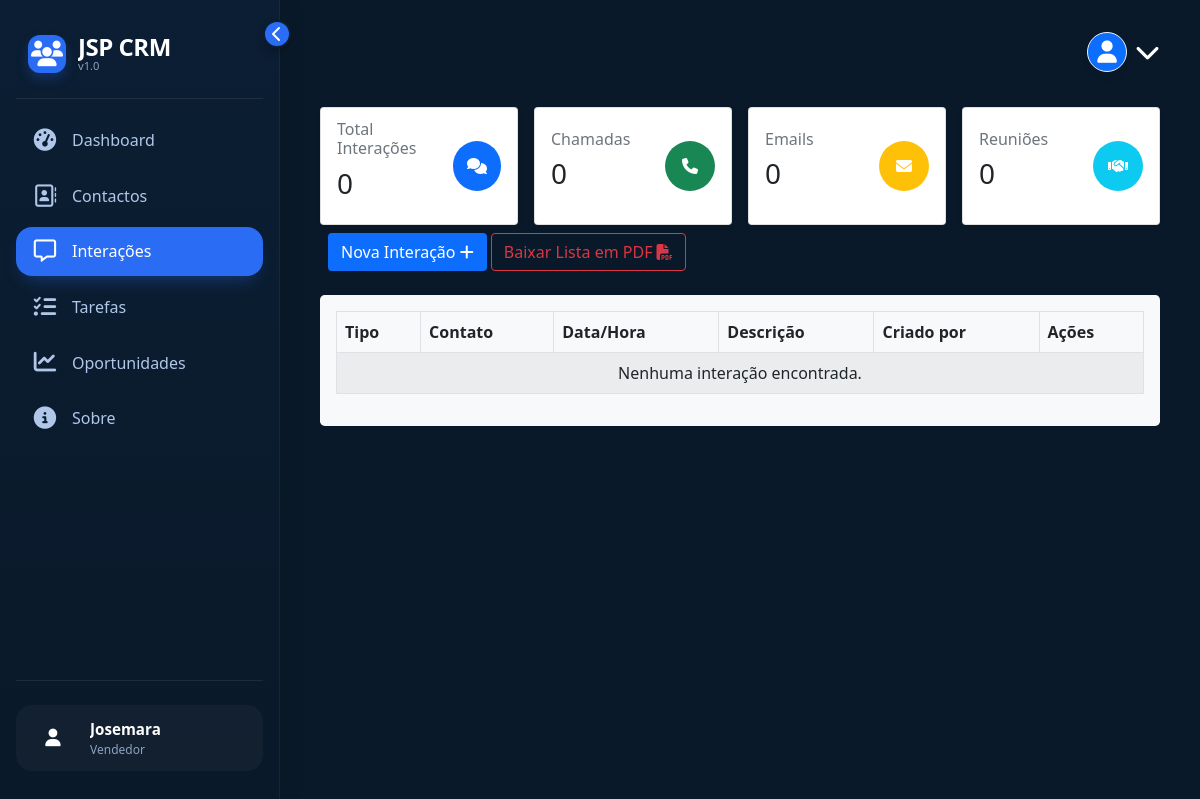
/pt/interactions/list/ (signed in), run on an earlier commit of the app's database.
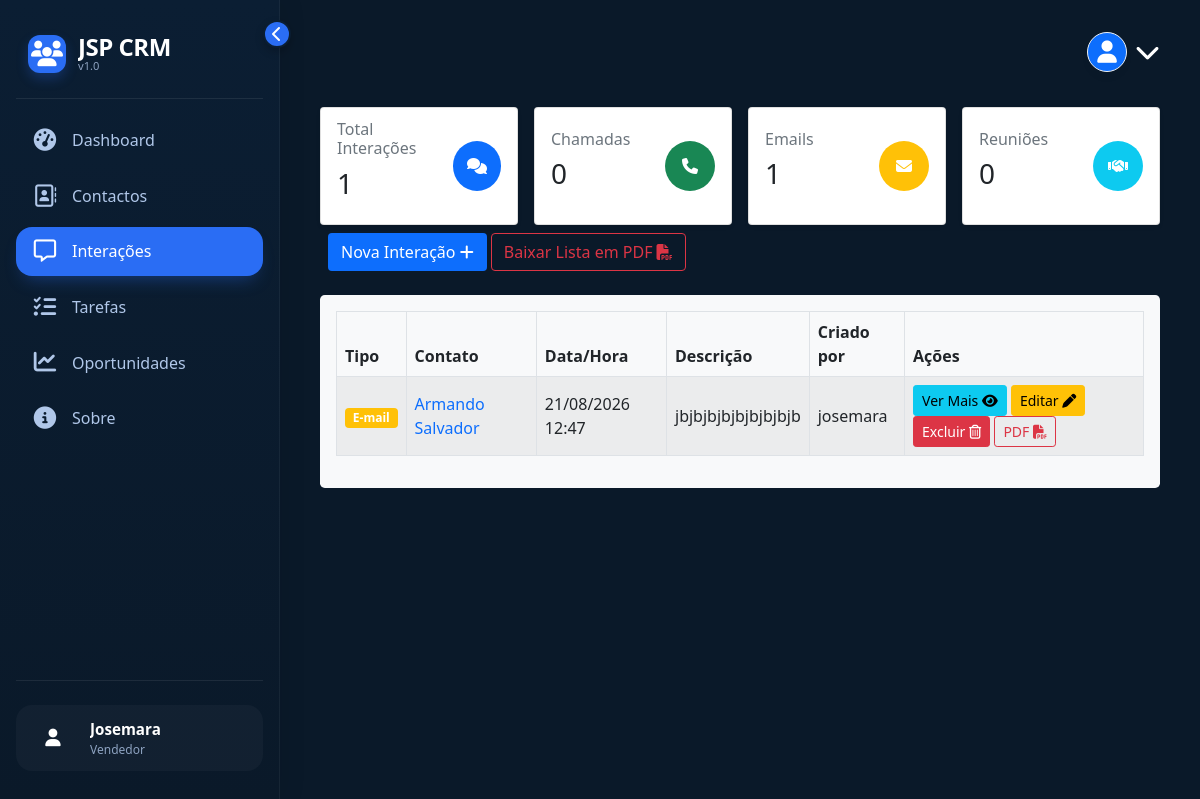
And on a later commit of the database.
### interations/models.py (models this page shows, shortened)
class Interaction(models.Model):
    interaction_choices = (
        ("C", "Ligação"),
        ("E", "E-mail"),
        ("M", "Reunião"),
        ("O", "Reunião"),
    )
    type_interaction = models.CharField(
        max_length=50, choices=interaction_choices, verbose_name="Tipo de Interação"
    )
    date_time = models.DateTimeField(verbose_name="Data e Hora")
    description = models.TextField(verbose_name="Descrição")
    contact = models.ForeignKey(
        Contact, on_delete=models.DO_NOTHING, verbose_name="Contato"
    )
    created_by = models.ForeignKey(
        User,
        on_delete=models.CASCADE,
        verbose_name="Criado por",
        related_name="interaction",
    )
    created_at = models.DateTimeField(auto_now_add=True, verbose_name="Criado em")
    updated_at = models.DateTimeField(auto_now=True, verbose_name="Atualizado em")
    class Meta:
        verbose_name = "Interação"
        verbose_name_plural = "Interações"

### contacts/models.py (models this page shows, shortened)
class Contact(models.Model):
    name = models.CharField(max_length=100, verbose_name="Nome", validators=[])
    surname = models.CharField(max_length=100, verbose_name="Sobrenome")
    phone = models.CharField(max_length=20, verbose_name="Telefone")
    email = models.EmailField(
        max_length=100, null=True, blank=True, verbose_name="E-mail"
    )
    company = models.CharField(
        max_length=100, null=True, blank=True, verbose_name="Empresa"
    )
    job_title = models.CharField(
        max_length=100, null=True, blank=True, verbose_name="Cargo"
    )
    address = models.TextField(null=True, blank=True, verbose_name="Endereço")
    city = models.CharField(
        max_length=100, null=True, blank=True, verbose_name="Cidade"
    )
    state = models.CharField(
        max_length=100, null=True, blank=True, verbose_name="Estado"
    )
    country = models.CharField(
        max_length=100, null=True, blank=True, verbose_name="País"
    )
    postal_code = models.CharField(
        max_length=100, null=True, blank=True, verbose_name="Código Postal"
    )
    assigned_to = models.ForeignKey(
        User,
        on_delete=models.DO_NOTHING,
        related_name="assigned_contacts",
        verbose_name="Atribuído a",
    )
    created_by = models.ForeignKey(
        User,
        on_delete=models.DO_NOTHING,
        related_name="created_contacts",
        verbose_name="Criado por",
    )
    created_at = models.DateTimeField(auto_now_add=True, verbose_name="Criado em")
    updated_at = models.DateTimeField(auto_now=True, verbose_name="Atualizado em")
    class Meta:
        verbose_name = "Contato"
        verbose_name_plural = "Contatos"
        ordering = ["name"]  # Adicionado para ordenar por nome

### interations/views.py (the view)
# urls.py: path("list/", views.list_view, name="list"),
@login_required()
def list_view(request):
    interactions = (
        Interaction.objects.filter(created_by=request.user)
        .select_related("contact", "created_by")
        .order_by("-created_at", "updated_at")
    )
    calls_count = interactions.filter(type_interaction="C").count()
    emails_count = interactions.filter(type_interaction="E").count()
    meetings_count = interactions.filter(type_interaction="M").count()
    context = {
        "interactions": interactions,
        "calls_count": calls_count,
        "emails_count": emails_count,
        "meetings_count": meetings_count,
    }
    return render(request, "interaction_list.html", context)

### interations/templates/interaction_list.html (shortened to what the changed rows need)
{% extends "base.html" %}
{% load i18n %}
{% block content %}
<section>
    <div class="row g-3">
        <div class="col-12 col-md-6 col-lg-3">
            <div class="card shadow-sm h-100">
                <div class="card-body d-flex justify-content-between align-items-center">
                    <div>
                        <h6 class="card-subtitle text-muted">{% trans 'Total Interações' %}</h6>
                        <h3 class="card-title mt-2">{{ interactions.count }}</h3>
                    </div>
                </div>
            </div>
        </div>
        <div class="col-12 col-md-6 col-lg-3">
            <div class="card shadow-sm h-100">
                <div class="card-body d-flex justify-content-between align-items-center">
                    <div>
                        <h6 class="card-subtitle text-muted">{% trans 'Emails' %}</h6>
                        <h3 class="card-title mt-2">{{ emails_count }}</h3>
                    </div>
                </div>
            </div>
        </div>
    </div>
</section>
<section class='bg-light rounded-3 mt-3 p-3'>
    <div class="table-responsive">
        <table class="table table-striped table-bordered align-middle">
            <thead>
                <tr>
                    <th>{% trans 'Tipo' %}</th>
                    <th>{% trans 'Contato' %}</th>
                    <th>{% trans 'Data/Hora' %}</th>
                    <th>{% trans 'Descrição' %}</th>
                    <th>{% trans 'Criado por' %}</th>
                    <th>{% trans 'Ações' %}</th>
                </tr>
            </thead>
            <tbody>
                {% for interaction in interactions %}
                <tr>
                    <td>
                        <span class="badge {% if interaction.type_interaction == 'C' %}bg-success{% elif interaction.type_interaction == 'E' %}bg-warning{% elif interaction.type_interaction == 'M' %}bg-info{% else %}bg-secondary{% endif %}">
                            {{ interaction.get_type_interaction_display }}
                        </span>
                    </td>
                    <td>
                        <a href="{% url 'contacts:retrieve' interaction.contact.pk %}">
                            {{ interaction.contact.name|capfirst }} {{ interaction.contact.surname|capfirst }}
                        </a>
                    </td>
                    <td>{{ interaction.date_time|date:"d/m/Y H:i" }}</td>
                    <td>
                        {% if interaction.description|length > 50 %}
                            {{ interaction.description|truncatechars:50 }}
                            <span class="text-muted">...</span>
                        {% else %}
                            {{ interaction.description }}
                        {% endif %}
                    </td>
                    <td>{{ interaction.created_by.get_full_name|default:interaction.created_by.username }}</td>
                    <td>
                        <a href="{% url 'interactions:retrieve' interaction.pk %}" class="btn btn-info btn-sm">{% trans 'Ver Mais' %} <i class="fa-solid fa-eye"></i></a>
                        <a href="{% url 'interactions:put' interaction.pk %}" class="btn btn-warning btn-sm">{% trans 'Editar' %} <i class="fa-solid fa-pen"></i></a>
                        <a href="{% url 'interactions:delete' interaction.pk %}" class="btn btn-danger btn-sm" onclick="return confirm('{% trans "Tem certeza que deseja excluir esta interação?" %}');">{% trans 'Excluir' %} <i class="fa-regular fa-trash-can"></i></a>
                        <a href="{% url 'interactions:retrievepdf' interaction.pk %}" class="btn btn-outline-danger btn-sm" target="_blank">{% trans 'PDF' %} <i class="fa-solid fa-file-pdf"></i></a>
                    </td>
                </tr>
                {% empty %}
                <tr>
                    <td colspan="6" class="text-center">{% trans 'Nenhuma interação encontrada.' %}</td>
                </tr>
                {% endfor %}
            </tbody>
        </table>
    </div>
</section>
{% endblock content %}

What changed in the data, as far as the page shows it:
added Interaction: type_interaction "E-mail", contact.name "Armando", contact.surname "Salvador", date_time "21/08/2026 12:47", description "jbjbjbjbjbjbjbjbjb", created_by.get_full_name "josemara"
Also different on the page:
{{ interactions.count }}: "0" → "1"
{{ emails_count }}: "0" → "1"
text no longer shown: "Nenhuma interação encontrada."
